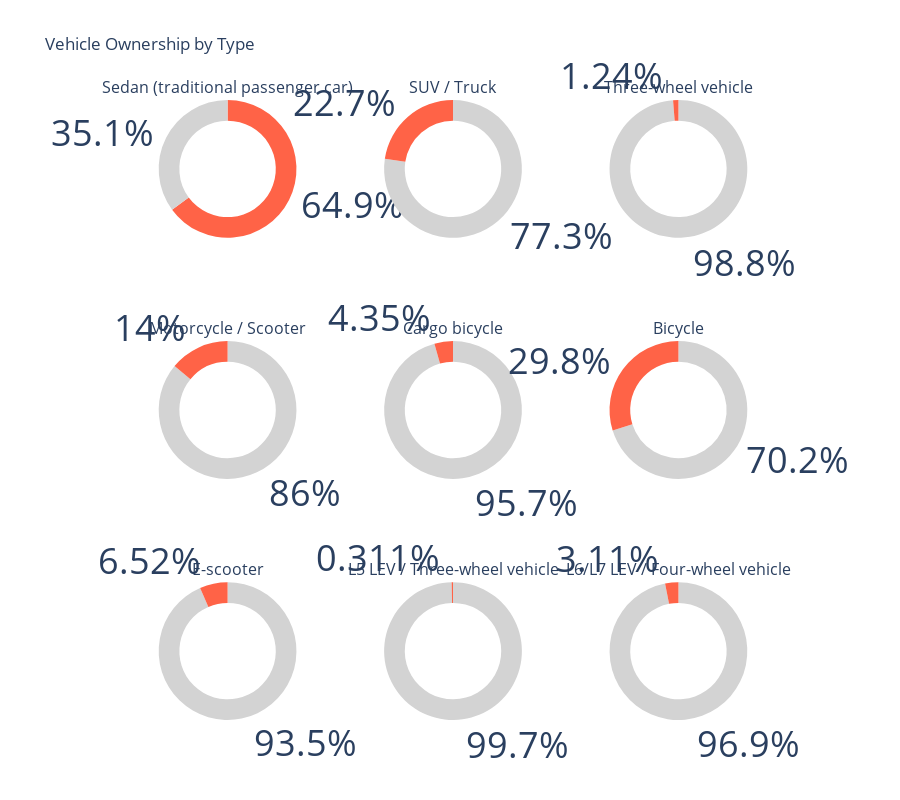

Notebook code for this chart:
### Code cell
import plotly.graph_objects as go
from plotly.subplots import make_subplots
import pandas as pd

# Define the vehicle ownership columns based on the dataset
vehicle_columns = [
    '12. What type and how many vehicles does your household currently own? [Sedan (traditional passenger car)]',
    '12. What type and how many vehicles does your household currently own? [SUV / Truck]',
    '12. What type and how many vehicles does your household currently own? [Three-wheel vehicle]',
    '12. What type and how many vehicles does your household currently own? [Motorcycle / Scooter]',
    '12. What type and how many vehicles does your household currently own? [Cargo bicycle]',
    '12. What type and how many vehicles does your household currently own? [Bicycle]',
    '12. What type and how many vehicles does your household currently own? [E-scooter]',
    '12. What type and how many vehicles does your household currently own? [L5 LEV / Three-wheel vehicle]',
    '12. What type and how many vehicles does your household currently own? [L6/L7 LEV / Four-wheel vehicle]'
]

# Create a subplot grid for the donut charts
fig = make_subplots(
    rows=3, cols=3,  # Adjust the grid size (3x3 in this case)
    specs=[[{'type':'domain'}, {'type':'domain'}, {'type':'domain'}],  # All donut charts
           [{'type':'domain'}, {'type':'domain'}, {'type':'domain'}],
           [{'type':'domain'}, {'type':'domain'}, {'type':'domain'}]],
    subplot_titles=[vehicle.split('[')[1].split(']')[0] for vehicle in vehicle_columns]  # Titles for each chart
)

# Color for the specific vehicle and neutral color for the remaining portion
colors = ['#FF6347', '#D3D3D3']  # Custom color for vehicle and neutral color

# Calculate percentage of ownership for each vehicle type
total_responses = len(df)  # Total number of respondents
row, col = 1, 1

for vehicle in vehicle_columns:
    # Convert to numeric, setting errors='coerce' to handle non-numeric data
    df[vehicle] = pd.to_numeric(df[vehicle], errors='coerce')
    
    # Count the number of respondents who own at least one vehicle
    count_owned = df[vehicle].apply(lambda x: x > 0 if pd.notnull(x) else False).sum()
    
    # Calculate the percentage of ownership
    percentage_owned = (count_owned / total_responses) * 100
    
    # Extract the vehicle type for labeling
    vehicle_type = vehicle.split('[')[1].split(']')[0]
    
    # Add the pie chart to the corresponding subplot position
    fig.add_trace(go.Pie(
        labels=["", ""],  # No labels displayed
        values=[percentage_owned, 100 - percentage_owned],  # Show percentage for vehicle and remaining
        hole=.7,  # Donut effect
        textinfo='percent',  # Show only the percentage
        hoverinfo='label+percent',  # Show label and percentage on hover
        textfont=dict(size=36),  # Set larger font size for the percentage
        marker=dict(colors=colors),  # Apply custom colors
        name=vehicle_type,
        insidetextorientation='horizontal'  # Force the percentage inside the donut hole
    ), row=row, col=col)
    
    # Update subplot position
    col += 1
    if col > 3:
        col = 1
        row += 1

# Update layout for the subplots
fig.update_layout(
    title_text="Vehicle Ownership by Type",
    height=800,  # Adjust height for better spacing
    showlegend=False
)

# Copy this code into your VSCode environment to generate the improved donut charts.

### Figure 1 — Plotly figure (JSON) as saved in the notebook; plotly's stock layout.template omitted (floating-point values rounded to 4 significant figures)
{"data": [{"domain": {"x": [0, 0.2889], "y": [0.7778, 1]}, "hole": 0.7, "hoverinfo": "label+percent", "insidetextorientation": "horizontal", "labels": ["", ""], "marker": {"colors": ["#FF6347", "#D3D3D3"]}, "name": "Sedan (traditional passenger car)", "textfont": {"size": 36}, "textinfo": "percent", "type": "pie", "values": [64.91, 35.09]}, {"domain": {"x": [0.3556, 0.6444], "y": [0.7778, 1]}, "hole": 0.7, "hoverinfo": "label+percent", "insidetextorientation": "horizontal", "labels": ["", ""], "marker": {"colors": ["#FF6347", "#D3D3D3"]}, "name": "SUV / Truck", "textfont": {"size": 36}, "textinfo": "percent", "type": "pie", "values": [22.67, 77.33]}, {"domain": {"x": [0.7111, 1], "y": [0.7778, 1]}, "hole": 0.7, "hoverinfo": "label+percent", "insidetextorientation": "horizontal", "labels": ["", ""], "marker": {"colors": ["#FF6347", "#D3D3D3"]}, "name": "Three-wheel vehicle", "textfont": {"size": 36}, "textinfo": "percent", "type": "pie", "values": [1.242, 98.76]}, {"domain": {"x": [0, 0.2889], "y": [0.3889, 0.6111]}, "hole": 0.7, "hoverinfo": "label+percent", "insidetextorientation": "horizontal", "labels": ["", ""], "marker": {"colors": ["#FF6347", "#D3D3D3"]}, "name": "Motorcycle / Scooter", "textfont": {"size": 36}, "textinfo": "percent", "type": "pie", "values": [13.98, 86.02]}, {"domain": {"x": [0.3556, 0.6444], "y": [0.3889, 0.6111]}, "hole": 0.7, "hoverinfo": "label+percent", "insidetextorientation": "horizontal", "labels": ["", ""], "marker": {"colors": ["#FF6347", "#D3D3D3"]}, "name": "Cargo bicycle", "textfont": {"size": 36}, "textinfo": "percent", "type": "pie", "values": [4.348, 95.65]}, {"domain": {"x": [0.7111, 1], "y": [0.3889, 0.6111]}, "hole": 0.7, "hoverinfo": "label+percent", "insidetextorientation": "horizontal", "labels": ["", ""], "marker": {"colors": ["#FF6347", "#D3D3D3"]}, "name": "Bicycle", "textfont": {"size": 36}, "textinfo": "percent", "type": "pie", "values": [29.81, 70.19]}, {"domain": {"x": [0, 0.2889], "y": [0, 0.2222]}, "hole": 0.7, "hoverinfo": "label+percent", "insidetextorientation": "horizontal", "labels": ["", ""], "marker": {"colors": ["#FF6347", "#D3D3D3"]}, "name": "E-scooter", "textfont": {"size": 36}, "textinfo": "percent", "type": "pie", "values": [6.522, 93.48]}, {"domain": {"x": [0.3556, 0.6444], "y": [0, 0.2222]}, "hole": 0.7, "hoverinfo": "label+percent", "insidetextorientation": "horizontal", "labels": ["", ""], "marker": {"colors": ["#FF6347", "#D3D3D3"]}, "name": "L5 LEV / Three-wheel vehicle", "textfont": {"size": 36}, "textinfo": "percent", "type": "pie", "values": [0.3106, 99.69]}, {"domain": {"x": [0.7111, 1], "y": [0, 0.2222]}, "hole": 0.7, "hoverinfo": "label+percent", "insidetextorientation": "horizontal", "labels": ["", ""], "marker": {"colors": ["#FF6347", "#D3D3D3"]}, "name": "L6/L7 LEV / Four-wheel vehicle", "textfont": {"size": 36}, "textinfo": "percent", "type": "pie", "values": [3.106, 96.89]}], "layout": {"annotations": [{"font": {"size": 16}, "showarrow": false, "text": "Sedan (traditional passenger car)", "x": 0.1444, "xanchor": "center", "xref": "paper", "y": 1, "yanchor": "bottom", "yref": "paper"}, {"font": {"size": 16}, "showarrow": false, "text": "SUV / Truck", "x": 0.5, "xanchor": "center", "xref": "paper", "y": 1, "yanchor": "bottom", "yref": "paper"}, {"font": {"size": 16}, "showarrow": false, "text": "Three-wheel vehicle", "x": 0.8556, "xanchor": "center", "xref": "paper", "y": 1, "yanchor": "bottom", "yref": "paper"}, {"font": {"size": 16}, "showarrow": false, "text": "Motorcycle / Scooter", "x": 0.1444, "xanchor": "center", "xref": "paper", "y": 0.6111, "yanchor": "bottom", "yref": "paper"}, {"font": {"size": 16}, "showarrow": false, "text": "Cargo bicycle", "x": 0.5, "xanchor": "center", "xref": "paper", "y": 0.6111, "yanchor": "bottom", "yref": "paper"}, {"font": {"size": 16}, "showarrow": false, "text": "Bicycle", "x": 0.8556, "xanchor": "center", "xref": "paper", "y": 0.6111, "yanchor": "bottom", "yref": "paper"}, {"font": {"size": 16}, "showarrow": false, "text": "E-scooter", "x": 0.1444, "xanchor": "center", "xref": "paper", "y": 0.2222, "yanchor": "bottom", "yref": "paper"}, {"font": {"size": 16}, "showarrow": false, "text": "L5 LEV / Three-wheel vehicle", "x": 0.5, "xanchor": "center", "xref": "paper", "y": 0.2222, "yanchor": "bottom", "yref": "paper"}, {"font": {"size": 16}, "showarrow": false, "text": "L6/L7 LEV / Four-wheel vehicle", "x": 0.8556, "xanchor": "center", "xref": "paper", "y": 0.2222, "yanchor": "bottom", "yref": "paper"}], "height": 800, "showlegend": false, "title": {"text": "Vehicle Ownership by Type"}}}
